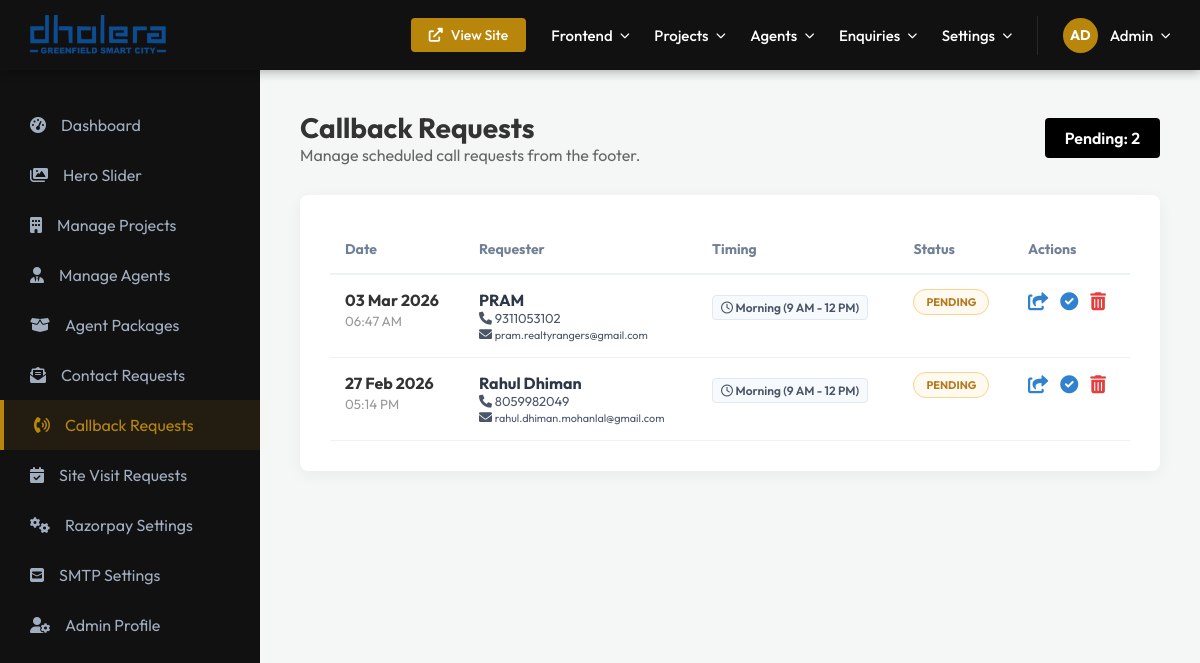
The page /admin/enquiries/manage-callbacks.php (signed in) on the database its author committed.
### tables this page shows
CREATE TABLE `callbacks` (
  `id` int(11) NOT NULL AUTO_INCREMENT,
  `name` varchar(100) NOT NULL,
  `email` varchar(100) NOT NULL,
  `phone` varchar(20) NOT NULL,
  `preferred_time` varchar(100) DEFAULT NULL,
  `status` enum('pending','completed','closed') DEFAULT 'pending',
  `created_at` timestamp NULL DEFAULT current_timestamp(),
  PRIMARY KEY (`id`)
);

### admin/enquiries/manage-callbacks.php (the view, shortened to what this page needs)
<?php
require_once '../../database/db_config.php';
$limit = 10;
$page = isset($_GET['page']) ? (int)$_GET['page'] : 1;
$offset = ($page - 1) * $limit;
try {
    $count_stmt = $conn->query("SELECT COUNT(*) FROM callbacks");
    $total_items = $count_stmt->fetchColumn();
    $stmt = $conn->prepare("SELECT * FROM callbacks ORDER BY created_at DESC LIMIT :limit OFFSET :offset");
    $stmt->bindValue(':limit', $limit, PDO::PARAM_INT);
    $stmt->bindValue(':offset', $offset, PDO::PARAM_INT);
    $stmt->execute();
    $requests = $stmt->fetchAll();
} catch (PDOException $e) {
    die("Database Error: " . $e->getMessage());
}
include '../includes/header.php';
?>
<div class="main-content">
    <div class="dashboard-welcome" style="margin-bottom: 30px; display: flex; justify-content: space-between; align-items: center;">
        <div>
            <h1 style="font-size: 28px; font-weight: 700;">Callback Requests</h1>
            <p style="color: #666;">Manage scheduled call requests from the footer.</p>
        </div>
        <div style="background: #000; color: #fff; padding: 10px 20px; border-radius: 4px; font-weight: 600;">
            Pending: <?php echo $total_items; ?>
        </div>
    </div>
    <div class="callback-list-card">
        <div style="overflow-x: auto;">
            <table class="callback-table">
                <thead>
                    <tr>
                        <th>Date</th>
                        <th>Requester</th>
                        <th>Timing</th>
                        <th>Status</th>
                        <th>Actions</th>
                    </tr>
                </thead>
                <tbody>
                    <?php if (count($requests) > 0): ?>
                        <?php foreach ($requests as $row): ?>
                            <tr>
                                <td>
                                    <strong><?php echo date('d M Y', strtotime($row['created_at'])); ?></strong><br>
                                    <small style="color: #999;"><?php echo date('h:i A', strtotime($row['created_at'])); ?></small>
                                </td>
                                <td>
                                    <div style="font-weight: 700; color: #2d3748;"><?php echo htmlspecialchars($row['name']); ?></div>
                                    <div style="font-size: 13px; color: #4a5568;"><i class="fas fa-phone"></i> <?php echo htmlspecialchars($row['phone']); ?></div>
                                    <div style="font-size: 13px; color: #4a5568;"><i class="fas fa-envelope"></i> <small><?php echo htmlspecialchars($row['email']); ?></small></div>
                                </td>
                                <td>
                                    <span class="time-tag"><i class="far fa-clock"></i> <?php echo htmlspecialchars($row['preferred_time']); ?></span>
                                </td>
                                <td>
                                    <span class="status-badge status-<?php echo $row['status']; ?>">
                                        <?php echo $row['status']; ?>
                                    </span>
                                </td>
                                <td>
                                    <div class="action-btns">
                                        <a href="javascript:void(0)" class="btn-status-update" title="Forward to Agent" onclick="openForwardModal(<?php echo $row['id']; ?>, 'callback', '<?php echo addslashes($row['name']); ?>')"><i class="fas fa-share-square"></i></a>
                                        <?php if ($row['status'] == 'pending'): ?>
                                            <a href="?action=update_status&id=<?php echo $row['id']; ?>&status=completed" class="btn-status-update" title="Mark Completed"><i class="fas fa-check-circle"></i></a>
                                        <?php elseif ($row['status'] == 'completed'): ?>
                                            <a href="?action=update_status&id=<?php echo $row['id']; ?>&status=closed" class="btn-status-update" title="Close Request" style="color: #718096;"><i class="fas fa-archive"></i></a>
                                        <?php endif; ?>
                                        <a href="?action=delete&id=<?php echo $row['id']; ?>" class="btn-delete" title="Delete" onclick="return confirm('Are you sure?')"><i class="fas fa-trash-alt"></i></a>
                                    </div>
                                </td>
                            </tr>
                        <?php endforeach; ?>
                    <?php else: ?>
                        <tr>
                            <td colspan="5" style="text-align: center; padding: 50px; color: #a0aec0;">No callback requests found.</td>
                        </tr>
                    <?php endif; ?>
                </tbody>
            </table>
        </div>
    </div>
</div>
</body>
</html>

### admin/includes/header.php (style rules this page uses)
:root { --primary-gold: #b8860b; --dark-bg: #111; --sidebar-width: 260px; --header-height: 70px; --text-gray: #a0aec0; --light-gray: #f7fafc; }
* { margin: 0; padding: 0; box-sizing: border-box; }
body { font-family: 'Outfit', sans-serif; background-color: #f4f7f6; color: #333; }
.main-content { margin-left: var(--sidebar-width); margin-top: var(--header-height); padding: 40px; min-height: calc(100vh - var(--header-height)); }

### admin/enquiries/manage-callbacks.php (style rules this page uses)
.callback-list-card { background: #fff; padding: 30px; border-radius: 8px; box-shadow: 0 4px 15px rgba(0,0,0,0.05); }
.callback-table { width: 100%; border-collapse: collapse; }
.callback-table th { text-align: left; padding: 15px; border-bottom: 2px solid #edf2f7; color: #718096; font-size: 14px; }
.callback-table td { padding: 15px; border-bottom: 1px solid #edf2f7; vertical-align: top; }
.status-badge { padding: 5px 12px; border-radius: 20px; font-size: 11px; font-weight: 700; text-transform: uppercase; }
.status-pending { background: #fffaf0; color: #b7791f; border: 1px solid #fbd38d; }
.time-tag { background: #f7fafc; padding: 4px 8px; border-radius: 4px; font-size: 12px; color: #4a5568; font-weight: 600; display: inline-block; margin-top: 5px; border: 1px solid #e2e8f0; }
.action-btns { display: flex; gap: 12px; font-size: 18px; }
.btn-status-update { color: #3182ce; }
.btn-delete { color: #e53e3e; }

### rows shown on the page
callbacks: created_at "03 Mar 2026", created_at "06:47 AM", name "PRAM", phone "9311053102", email "pram.realtyrangers@gmail.com", preferred_time "Morning (9 AM - 12 PM)", status "PENDING"
callbacks: created_at "27 Feb 2026", created_at "05:14 PM", name "Rahul Dhiman", phone "8059982049", email "rahul.dhiman.mohanlal@gmail.com", preferred_time "Morning (9 AM - 12 PM)", status "PENDING"

### other values the page prints
$total_items "2"
